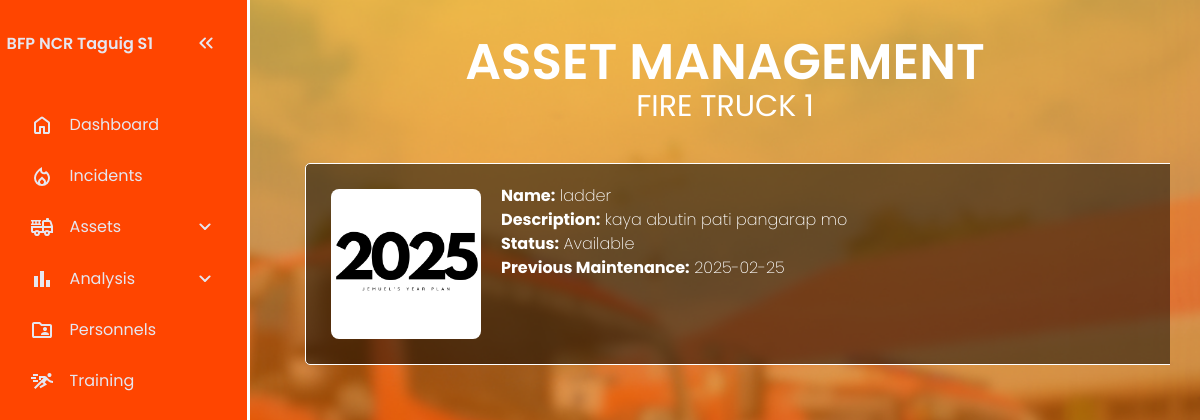
Screenshot of /assets/Stationary.php with the database file from the repository.
### tables this page shows
CREATE TABLE `assets_image` (
  `asset_id` int(11) NOT NULL,
  `img_path` varchar(128) NOT NULL
);

CREATE TABLE `assets` (
  `asset_id` int(11) NOT NULL,
  `assetcategory_id` int(11) DEFAULT NULL,
  `asset_name` varchar(100) NOT NULL,
  `description` text DEFAULT NULL,
  `status` enum('Available','In Use','Maintenance','Damaged') DEFAULT 'Available',
  `last_maintenance_date` date DEFAULT NULL
);

### assets/Stationary.php (the view, shortened to what this page needs)
<?php
include('../includes/config.php');
$categoryID = 6;
$sql = "SELECT a.asset_id, a.asset_name, a.description, a.status, a.last_maintenance_date, ac.Category
        FROM assets a
        JOIN asset_category ac ON a.assetcategory_id = ac.AssetCategory_ID
        WHERE a.assetcategory_id = ?";
$stmt = $conn->prepare($sql);
$stmt->bind_param("i", $categoryID);
$stmt->execute();
$result = $stmt->get_result();
?>
<!DOCTYPE html>
<html lang="en">
<head>
  <link rel="stylesheet" href="AssetIndex.css">
</head>
<body>
    <nav id="sidebar">
        <ul>
        <li>
            <span class="logo"><a href="../dashboard/RescueFlowIndex.php">BFP NCR Taguig S1</a></span>
            <button onclick=toggleSidebar() id="toggle-btn">
            </button>
        </li>
        <li>
            <a href="../dashboard/RescueFlowIndex.php" >
            <span>Dashboard</span>
            </a>
        </li>
        <li>
            <a href="../incident/IncidentIndex.php">
            <span>Incidents</span>
            </a>
        </li>
        <li>
            <button onclick=toggleSubMenu(this) class="dropdown-btn">
            <span>Assets</span>
            <svg xmlns="http://www.w3.org/2000/svg" height="24px" viewBox="0 -960 960 960" width="24px" fill="#e8eaed"><path d="M480-361q-8 0-15-2.5t-13-8.5L268-556q-11-11-11-28t11-28q11-11 28-11t28 11l156 156 156-156q11-11 28-11t28 11q11 11 11 28t-11 28L508-372q-6 6-13 8.5t-15 2.5Z"/></svg>
            </button>
        <li>
            <button onclick=toggleSubMenu(this) class="dropdown-btn">
            <svg xmlns="http://www.w3.org/2000/svg" height="24px" viewBox="0 -960 960 960" width="24px" fill="#F19E39"><path d="M640-160v-280h160v280H640Zm-240 0v-640h160v640H400Zm-240 0v-440h160v440H160Z"/></svg>
            <span>Analysis</span>
            <svg xmlns="http://www.w3.org/2000/svg" height="24px" viewBox="0 -960 960 960" width="24px" fill="#e8eaed"><path d="M480-361q-8 0-15-2.5t-13-8.5L268-556q-11-11-11-28t11-28q11-11 28-11t28 11l156 156 156-156q11-11 28-11t28 11q11 11 11 28t-11 28L508-372q-6 6-13 8.5t-15 2.5Z"/></svg>
            </button>
        </li>
        </li>
        <li>
            <a href="../personnels/PersonnelIndex.php">
            <span>Personnels</span>
            </a>
        </li>
        <li>
            <a href="../training/TrainingIndex.php">
            <span>Training</span>
            </a>
        </li>
        </ul>
    </nav>
    <main>
    <h1 class="asset-header">ASSET MANAGEMENT</h1>
    <h2>FIRE TRUCK 1</h2>
    <div class="asset-container">
    <?php while ($row = $result->fetch_assoc()): ?>
            <div class="asset-structure">
                <div class="asset-picture">
                    <?php
                        $asset_id = $row['asset_id'];
                        $img_query = "SELECT img_path FROM assets_image WHERE asset_id = $asset_id";
                        $img_result = $conn->query($img_query);
                        while ($img_row = $img_result->fetch_assoc()) {
                            echo '<img src="../' . $img_row['img_path'] . '">';
                        }
                    ?>
                </div>
                <div class="asset-info">
                    <p class="asset-details">
                        <strong>Name:</strong> <?php echo htmlspecialchars($row['asset_name']); ?><br>
                        <strong>Description:</strong> <?php echo htmlspecialchars($row['description']); ?><br>
                        <strong>Status:</strong> <?php echo htmlspecialchars($row['status']); ?><br>
                        <strong>Previous Maintenance:</strong> <?php echo htmlspecialchars($row['last_maintenance_date']); ?><br>
                    </p>
                </div>
            </div>
        <?php endwhile; ?>
    </div>
  </main>
</body>
</html>

### assets/AssetIndex.css (style rules this page uses)
:root { --base-clr: orangered; --line-clr: white; --hover-clr: black; --text-clr: #e6e6ef; --accent-clr: #5e63ff; --secondary-text-clr: #b0b3c1; }
* { margin: 0; padding: 0; }
html { font-family: Poppins, 'Segoe UI', Tahoma, Geneva, Verdana, sans-serif; line-height: 1.5rem; }
body { background: url('LoginRegister.png') no-repeat center center/cover; min-height: 100vh; min-height: 100dvh; display: grid; grid-template-columns: auto 1fr; }
#sidebar { box-sizing: border-box; height: 100vh; width: 250px; padding: 5px 1em; background-color: var(--base-clr); border-right: 3px solid white; position: sticky; top: 0; align-self: start; transition: 300ms ease-in-out; overflow: hidden; text-wrap: nowrap; }
#sidebar ul { list-style: none; }
#sidebar a, #sidebar .dropdown-btn, #sidebar .logo { border-radius: .5em; padding: .85em; text-decoration: none; color: var(--text-clr); display: flex; align-items: center; gap: 1em; }
.dropdown-btn { width: 100%; text-align: left; background: none; border: none; font: inherit; cursor: pointer; }
#sidebar svg { flex-shrink: 0; fill: var(--text-clr); }
#sidebar a span, #sidebar .dropdown-btn span { flex-grow: 1; }
.dropdown-btn svg { transition: 200ms ease; }
main { padding: min(30px, 7%); }
main p { color: var(--secondary-text-clr); margin-top: 5px; margin-bottom: 15px; }
.asset-header { font-size: 50px; text-align: center; font-weight: 600; margin-bottom: 20px; margin-top: 20px; color: white; }
h2 { font-size: 30px; text-align: center; font-weight: 400; margin-bottom: 20px; margin-top: 10px; color: white; }
.asset-container { overflow: hidden; margin-bottom: 1.5rem; display: flex; flex-direction: column; }
.asset-structure { display: flex; flex-direction: row; border: 1px solid white; border-radius: 5px; background-color: rgba(0, 0, 0, 0.5); margin: 25px; padding: 15px; width: 100%; }
.asset-picture { height: 150px; width: 150px; padding: 10px; margin-right: 10px; overflow: hidden; display: flex; align-items: center; justify-content: center; }
.asset-picture img { width: 100%; height: 100%; object-fit: cover; border-radius: 8px; }
.asset-details { gap: 15px; color: white; font-weight: 200; }

### rows the page displays
assets: asset_name "ladder", description "kaya abutin pati pangarap mo", status "Available", last_maintenance_date "2025-02-25"
assets_image: img_path (picture)
